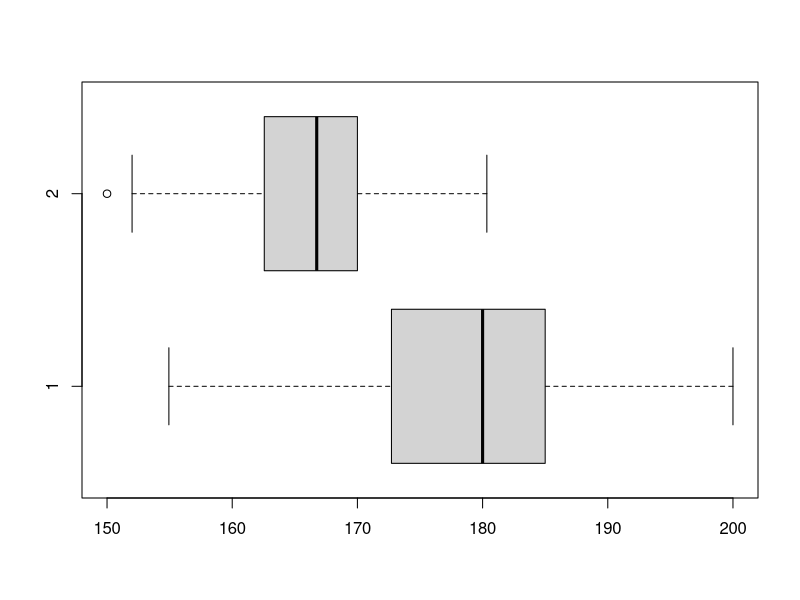
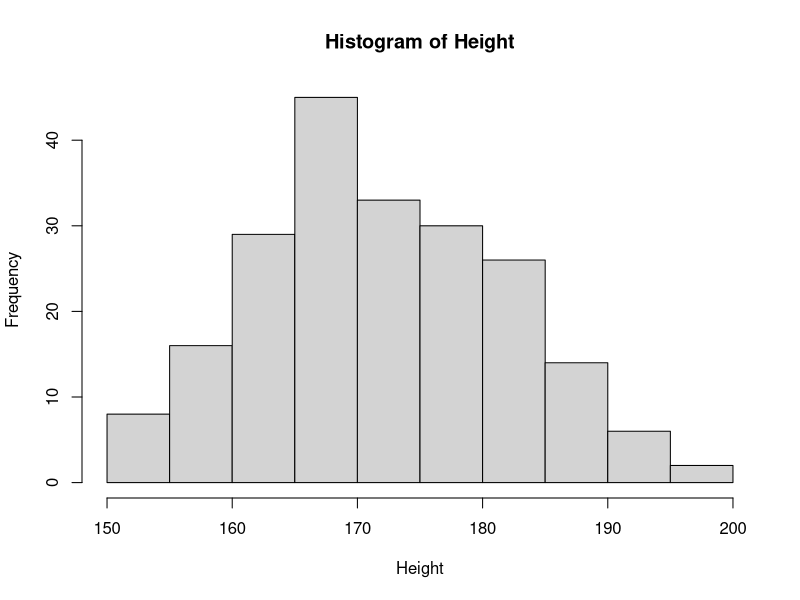
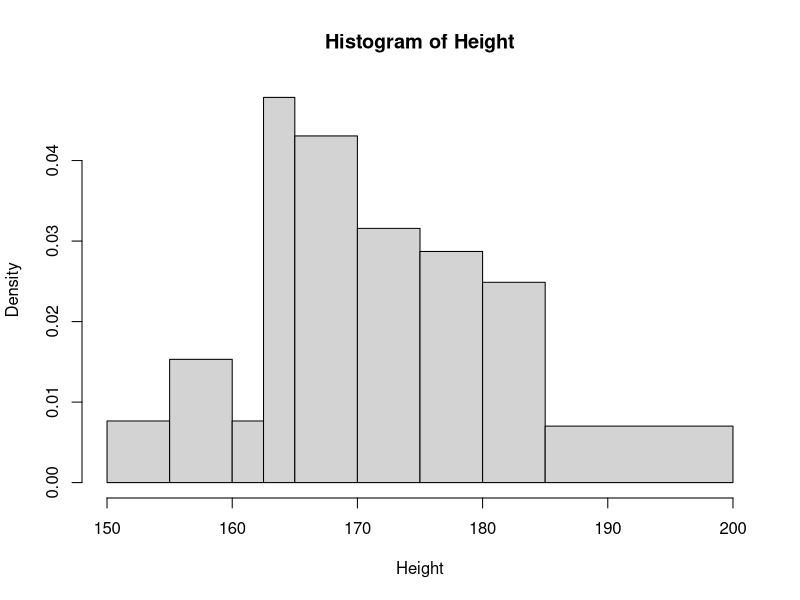

The R script that drew these images, in order:
# X1...XN
# Xmean ( X черта )
# Sn^2 - dispersion = Sum(xi - xmean)^2 / (n - 1)
# Sn - standard deviation, a.k.a sqrt of dispersion

library(MASS)

attach(survey)

avg_height <- mean(Height, na.rm=T)
standard_deviation_height <-
  sqrt(sum((Height - avg_height)^2, na.rm=T) / sum(!is.na(Height)))
# var(X) calculates dispersion
# sd(X) calculates standard deviation

# returns a factor
is_in_one_standard_deviation <- cut(Height,
                                    c(0,
                                      avg_height - standard_deviation_height,
                                      avg_height + standard_deviation_height,
                                      max(Height, na.rm=T)))

# returns number of elements in each level of the factor
t <- table(is_in_one_standard_deviation)

prop <- prop.table(t)

is_in_two_sd <- cut(Height, c(0, avg_height - 2*standard_deviation_height,
                              avg_height + 2*standard_deviation_height,
                              max(Height, na.rm=T)))
t2 <- table(is_in_two_sd)
prop2 <- prop.table(t2)

is_in_three_sd <- cut(Height, c(0, avg_height - 3*standard_deviation_height,
                              avg_height + 3*standard_deviation_height,
                              max(Height, na.rm=T)))
t3 <- table(is_in_three_sd)
prop3 <- prop.table(t3)

# get the men without the na-s
men <- Height[Sex =='Male' & !is.na(Height) & !is.na(Sex)]
women <- Height[Sex == 'Female' & !is.na(Height) & !is.na(Sex)]

# boxplot(men, horizontal = T)
# how wide it is - dispersion
# line - median
boxplot(men, women, horizontal = T)

# histogram
h <- hist(Height, freq=T)
# TODO why does this not work
br <- h$breaks
new_br <- c(br[1:3], 162.5, c(br[4:8], 200))
h <- hist(Height, breaks = new_br)
